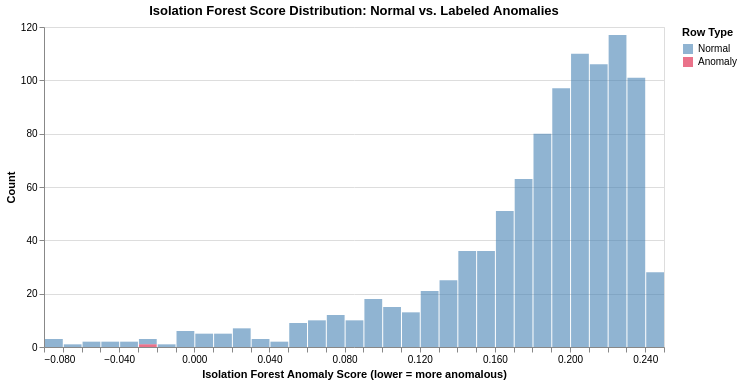

Notebook code cell kept with this figure:
### Code cell
# Prepare data for visualization
plot_df = labeled.select([
    "anomaly_score",
    pl.col("is_anomaly").cast(pl.Utf8).replace({"true": "Anomaly", "false": "Normal"}),
]).to_pandas()

# Plot histogram with matplotlib
sample_data = plot_df.sample(min(1000, len(plot_df)))
fig, ax = plt.subplots(figsize=(10, 4))

normal_data = sample_data[sample_data.iloc[:, 1] == "Normal"]["anomaly_score"]
anomaly_data = sample_data[sample_data.iloc[:, 1] == "Anomaly"]["anomaly_score"]

ax.hist(normal_data, bins=60, alpha=0.6, label="Normal", color="steelblue", edgecolor='black')
ax.hist(anomaly_data, bins=60, alpha=0.6, label="Anomaly", color="crimson", edgecolor='black')
ax.set_xlabel("Isolation Forest Anomaly Score (lower = more anomalous)")
ax.set_ylabel("Count")
ax.set_title("Isolation Forest Score Distribution: Normal vs. Labeled Anomalies")
ax.legend()
ax.grid(True, alpha=0.3, axis='y')
plt.tight_layout()
plt.show()

### Figure 1 — Vega-Lite specification as saved in the notebook (floating-point values rounded to 4 significant figures; data arrays with more than 128 entries replaced by an {"elided": "..."} marker saying what was removed)
{"config": {"view": {"continuousWidth": 300, "continuousHeight": 300}}, "data": {"name": "data-c26363633c4c408637e13c10dc3101db"}, "mark": {"type": "bar", "opacity": 0.6}, "encoding": {"color": {"field": "is_anomaly", "scale": {"domain": ["Normal", "Anomaly"], "range": ["steelblue", "crimson"]}, "title": "Row Type", "type": "nominal"}, "tooltip": [{"field": "is_anomaly", "type": "nominal"}, {"aggregate": "count", "type": "quantitative"}], "x": {"bin": {"maxbins": 60}, "field": "anomaly_score", "title": "Isolation Forest Anomaly Score (lower = more anomalous)", "type": "quantitative"}, "y": {"aggregate": "count", "title": "Count", "type": "quantitative"}}, "height": 320, "title": "Isolation Forest Score Distribution: Normal vs. Labeled Anomalies", "width": 620, "$schema": "https://vega.github.io/schema/vega-lite/v6.4.1.json", "datasets": {"data-c26363633c4c408637e13c10dc3101db": {"elided": "1000 records"}}}
